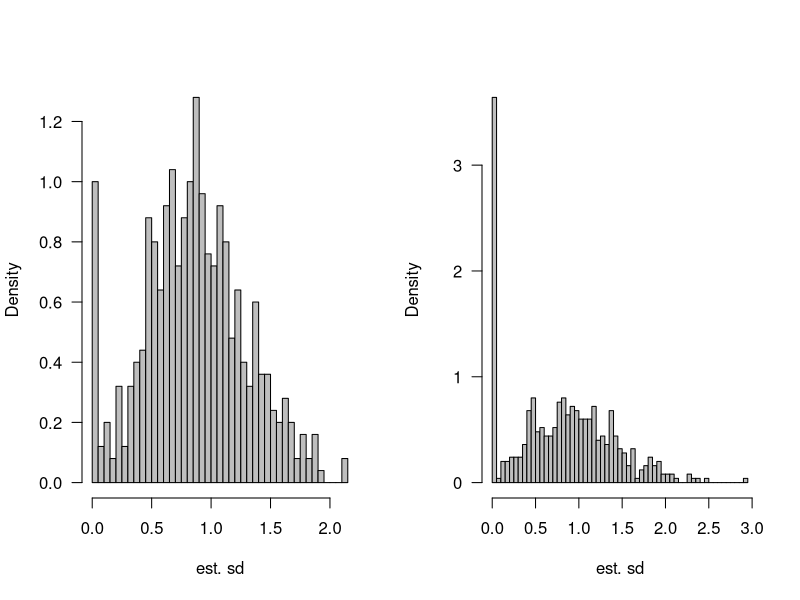

Recreate this plot in R.
## ---- chunk 1
simfun <- function(n1=5,n2=5,sd1=1,sd2=1) {
  d <- expand.grid(f1=factor(seq(n1)),f2=factor(seq(n2)))
  u1 <- rnorm(n1,sd=sd1)
  d$y <- rnorm(n1*n2,mean=u1,sd=sd2)
  d
}
require(lme4)
fitfun <- function(d=simfun()) {
  sqrt(unlist(VarCorr(lmer(y~(1|f1),data=d))))
}
## ---- chunk 2
set.seed(101)
## ---- chunk 3
sd_dist1 <- replicate(500,fitfun())
sd_dist2 <- replicate(500,fitfun(simfun(n1=3)))
sd_List <- list(n1.5=sd_dist1,n1.3=sd_dist2)
## ---- chunk 4
plotfun <- function(x,trueval) {
  par(las=1,bty="l")
  hist(x,breaks=50,col="gray",main="",xlab="est. sd",
       freq=FALSE)
}
## ---- chunk 5
par(mfrow=c(1,2))
invisible(lapply(sd_List,plotfun))
## ---- chunk 6
sapply(sd_List,function(x) mean(x==0))
## ---- chunk 7
sfun <- function(x)  {
  r <- list(mean=mean(x), sem=sd(x)/sqrt(length(x)))
  r <- with(r,c(r,list(lwr=mean-2*sem,upr=mean+2*sem)))
  unlist(r)
}
print(s_tab <- sapply(sd_List,sfun),digits=3)
bias_pct <- round((1-s_tab["mean",])*100)
